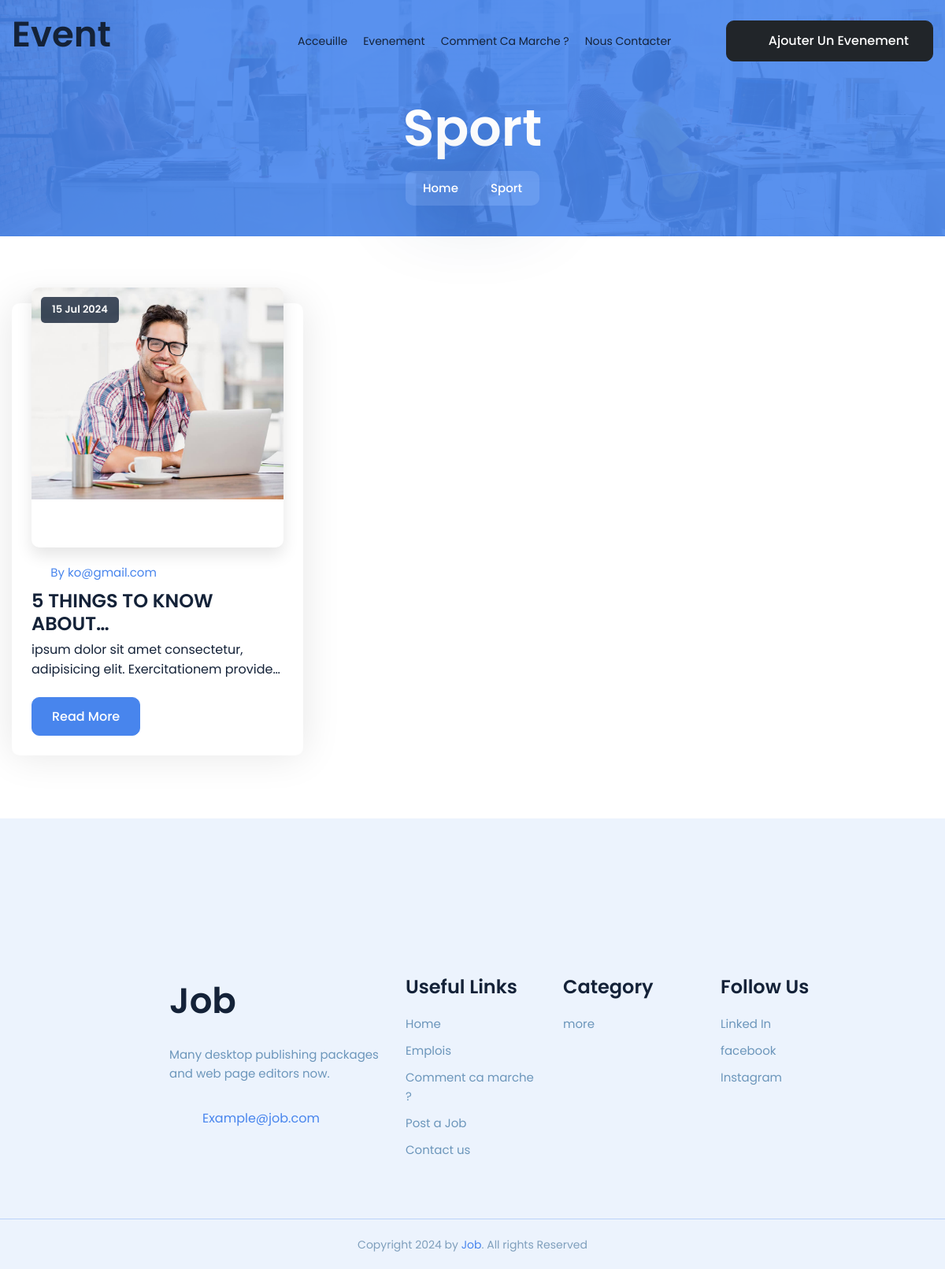
/category/cat-850979/, run on an earlier commit of the app's database.
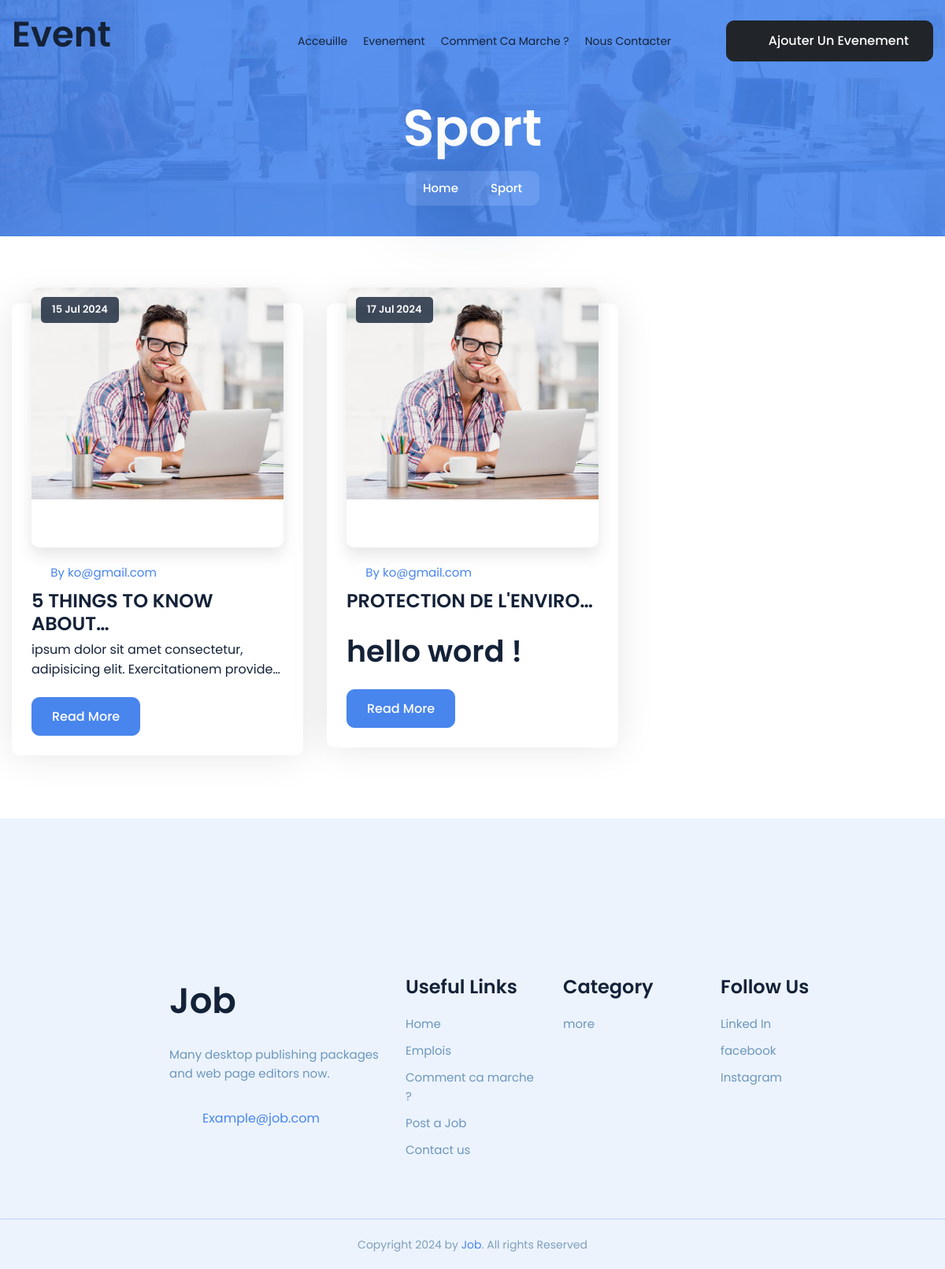
And on a later commit of the database.
### post/models.py (models this page shows, shortened)
class Post(models.Model):
    jid = ShortUUIDField(unique=True, length=6 ,max_length=255, alphabet='1234567890' , editable=False,  prefix='job-')
    title = models.CharField(max_length=50)
    image = models.ImageField(max_length=250, default='default.jpg')
    category = models.ForeignKey(Category,on_delete=models.CASCADE, default='', related_name='category')
    author = models.ForeignKey(ProfileEmployeur,on_delete=models.CASCADE,related_name='author')
    description = models.TextField()
    tag = TaggableManager()
    publication_date = models.DateTimeField(auto_now=False, auto_now_add=True)
    active = models.BooleanField(default=True)

### user/models.py (models this page shows)
class ProfileEmployeur(models.Model):
    eid = ShortUUIDField(unique=True, max_length=255, length= 20 , primary_key=True , editable=False)
    user = models.OneToOneField(User, on_delete=models.CASCADE, default='')
    active = models.BooleanField(default=True)
    phone = models.CharField(max_length=50, default='')
    facebook_link =  models.URLField(max_length=250, blank=True, null=True, default='')
    instagram_link =  models.URLField(max_length=250, blank=True, null=True, default='')
    twetter_link =  models.URLField(max_length=250, blank=True, null=True, default='')
    youtube_link =  models.URLField(max_length=250, blank=True, null=True, default='')
    linkedin_link =  models.URLField(max_length=250, blank=True, null=True, default='')
    mail = models.EmailField(max_length=150, default='' , blank=True, null=True)
    phone = models.CharField(max_length=150, default='' , blank=True, null=True)
    whatsapp = models.CharField(max_length=150, default='' , blank=True, null=True)
    def __str__(self):
        return self.user.username

### post/views.py (the view)
# urls.py: path('category/<cid>/', views.categoryJobPage, name='cat-job'),
def categoryJobPage(request, cid):
    cat = Category.objects.get(cid = cid)
    post = Post.objects.filter(category=cat)
    context = {
        'post':post,
        'cat':cat
    }
    return render(request, 'category-job.html', context)

### Template/category-job.html
{% extends 'base.html' %}
{% load static %}
{% block body %}
<div class="page-content">
        <div class="dz-bnr-inr dz-bnr-inr-sm text-center overlay-primary-dark" style="background-image: url(assets/images/banner/bnr1.jpg);">
            <div class="container">
                <div class="dz-bnr-inr-entry">
                    <h1>{{cat.title}}</h1>
                    <nav aria-label="breadcrumb" class="breadcrumb-row m-t15">
                        <ul class="breadcrumb">
                            <li class="breadcrumb-item"><a href="/">Home</a></li>
                            <li class="breadcrumb-item active" aria-current="page">{{cat.title}}</li>
                        </ul>
                    </nav>
                </div>
            </div>
        </div>
    <section class="content-inner overflow-hidden position-relative">
        <div class="container">
            <div class="row">
			 {% for post in post %}
			 <div class="col-xl-4 col-md-6  m-b30">
				<div class="dz-card style-1 overlay-shine wow fadeInUp" data-wow-delay="1.{{forloop.counter}}s">
					<div class="dz-media">
						<a href="{% url 'job-detail' post.jid %}"><img src="{{post.image.url}}"></a>
						<span class="date"><a href="javascript:void(0)">{{post.publication_date|date:'d M Y'}}</a></span>
					</div>
					<div class="dz-info">
						<div class="dz-meta">
							<ul>
								<li class="post-author text-primary">
									<span>
										<i class="fa-solid fa-user"></i>
									</span>
									By {{post.author}}</li>
							</ul>
						</div>
						<h4 class="dz-title" style="text-transform: uppercase;"><a href="{% url 'job-detail' post.jid %}">{{post.title|truncatechars:23}}</a></h4>
						<p>{{post.description|safe|truncatechars:75}}</p>
						<a href="{% url 'job-detail' post.jid %}" class="btn btn-primary">Read More</a>
					</div>
				</div>
			</div>
			 {% endfor %}
            </div>
        </div>
    </section>
</div>
{% endblock body %}

What changed in the data, as far as the page shows it:
added Post: image (picture), publication_date "17 Jul 2024", author "ko@gmail.com", title "PROTECTION DE L'ENVIRO…", description "hello word !"
